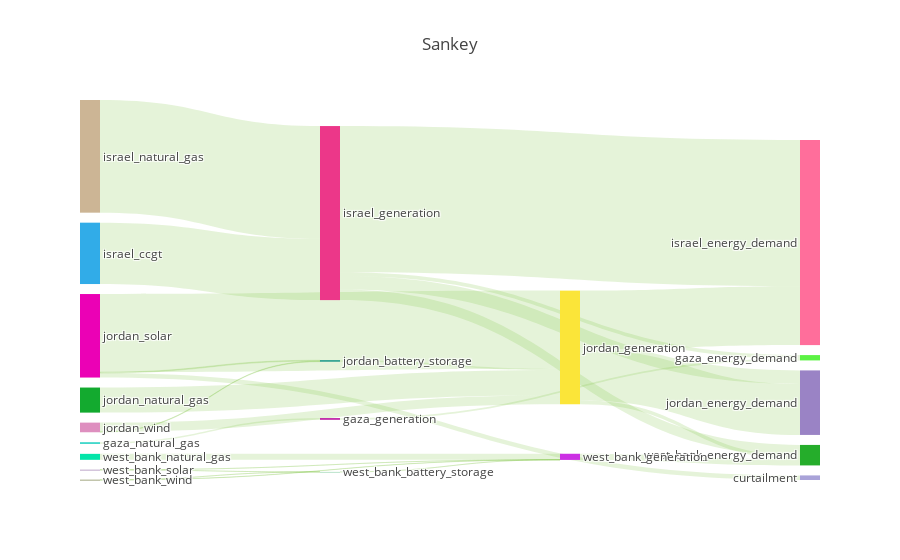

Notebook source saved alongside this figure:
### Code cell
import plotly.io as pio
import plotly.graph_objs as go
from plotly.offline import download_plotlyjs, init_notebook_mode, plot, iplot
pio.renderers.default = 'iframe'

results['COO'].plot_flows_sankey()
plt.show()

### Figure 1 — Plotly figure (JSON) as saved in the notebook; plotly's stock layout.template omitted (floating-point values rounded to 4 significant figures)
{"data": [{"domain": {"x": [0, 1], "y": [0, 1]}, "link": {"color": ["rgba(127, 194, 65, 0.2)", "rgba(127, 194, 65, 0.2)", "rgba(127, 194, 65, 0.2)", "rgba(127, 194, 65, 0.2)", "rgba(127, 194, 65, 0.2)", "rgba(127, 194, 65, 0.2)", "rgba(127, 194, 65, 0.2)", "rgba(127, 194, 65, 0.2)", "rgba(127, 194, 65, 0.2)", "rgba(127, 194, 65, 0.2)", "rgba(127, 194, 65, 0.2)", "rgba(127, 194, 65, 0.2)", "rgba(127, 194, 65, 0.2)", "rgba(127, 194, 65, 0.2)", "rgba(127, 194, 65, 0.2)", "rgba(127, 194, 65, 0.2)", "rgba(127, 194, 65, 0.2)", "rgba(127, 194, 65, 0.2)", "rgba(127, 194, 65, 0.2)", "rgba(127, 194, 65, 0.2)", "rgba(127, 194, 65, 0.2)", "rgba(127, 194, 65, 0.2)", "rgba(127, 194, 65, 0.2)", "rgba(127, 194, 65, 0.2)", "rgba(127, 194, 65, 0.2)", "rgba(127, 194, 65, 0.2)", "rgba(127, 194, 65, 0.2)", "rgba(127, 194, 65, 0.2)", "rgba(127, 194, 65, 0.2)", "rgba(127, 194, 65, 0.2)", "rgba(127, 194, 65, 0.2)", "rgba(127, 194, 65, 0.2)", "rgba(127, 194, 65, 0.2)", "rgba(127, 194, 65, 0.2)", "rgba(127, 194, 65, 0.2)", "rgba(127, 194, 65, 0.2)", "rgba(127, 194, 65, 0.2)", "rgba(127, 194, 65, 0.2)", "rgba(127, 194, 65, 0.2)", "rgba(127, 194, 65, 0.2)", "rgba(127, 194, 65, 0.2)", "rgba(127, 194, 65, 0.2)", "rgba(127, 194, 65, 0.2)", "rgba(127, 194, 65, 0.2)", "rgba(127, 194, 65, 0.2)", "rgba(127, 194, 65, 0.2)", "rgba(127, 194, 65, 0.2)", "rgba(127, 194, 65, 0.2)", "rgba(127, 194, 65, 0.2)", "rgba(127, 194, 65, 0.2)", "rgba(127, 194, 65, 0.2)", "rgba(127, 194, 65, 0.2)"], "source": [0, 34, 2, 32, 4, 5, 5, 5, 39, 7, 8, 9, 35, 35, 35, 35, 11, 12, 12, 12, 13, 13, 13, 41, 15, 16, 17, 40, 40, 40, 19, 20, 21, 21, 21, 22, 22, 22, 43, 24, 25, 26, 42, 42, 42, 28, 29, 29, 29, 30, 30, 30], "target": [31, 32, 32, 31, 32, 33, 34, 32, 35, 35, 35, 35, 31, 36, 37, 38, 35, 33, 39, 35, 33, 39, 35, 40, 40, 40, 40, 36, 37, 38, 40, 40, 33, 41, 40, 33, 41, 40, 42, 42, 42, 42, 36, 37, 38, 42, 33, 43, 42, 33, 43, 42], "value": [0, 0, 0, 700400.0, 700400.0, 0, 0, 0, 0, 26900000.0, 0, 0, 1634000.0, 64120000.0, 5939000.0, 4596000.0, 49390000.0, 0, 0, 0, 0, 0, 0, 610800.0, 0, 0, 0, 25780000.0, 22340000.0, 1689000.0, 10990000.0, 0, 2010000.0, 375300.0, 34220000.0, 0, 235500.0, 3989000.0, 1756.0, 0, 0, 0, 0, 0, 2694000.0, 2615000.0, 0, 284.2, 3464.0, 0, 1472.0, 73400.0]}, "node": {"color": ["999071", "5b05de", "63f355", "27a390", "26d2c3", "865a85", "4cf16b", "31ace8", "da4a86", "b6dac3", "548ccb", "ccb595", "b998ab", "efa7a3", "e285ba", "657a43", "33c6a1", "ea0839", "252f72", "13aa2f", "173ca7", "eb01b5", "de8fbf", "4c5953", "07ed22", "4b9b81", "1807e8", "95cd8f", "03e5a9", "7a4d92", "465105", "5cf244", "ba11a0", "a9a3d8", "84dbed", "ec3789", "ff6e9b", "9a83c5", "25ad2b", "a5a986", "fbe539", "099182", "cc30e4", "75c796"], "label": ["egypt_generation", "gaza_battery_storage", "gaza_diesel", "gaza_generation", "gaza_natural_gas", "gaza_solar", "israel_battery_storage", "israel_ccgt", "israel_coal", "israel_diesel", "israel_generation", "israel_natural_gas", "israel_solar", "israel_wind", "jordan_battery_storage", "jordan_ccgt", "jordan_coal", "jordan_diesel", "jordan_generation", "jordan_natural_gas", "jordan_shale", "jordan_solar", "jordan_wind", "west_bank_battery_storage", "west_bank_ccgt", "west_bank_coal", "west_bank_diesel", "west_bank_generation", "west_bank_natural_gas", "west_bank_solar", "west_bank_wind", "gaza_energy_demand", "gaza_generation", "curtailment", "gaza_battery_storage", "israel_generation", "israel_energy_demand", "jordan_energy_demand", "west_bank_energy_demand", "israel_battery_storage", "jordan_generation", "jordan_battery_storage", "west_bank_generation", "west_bank_battery_storage"], "line": {"color": "black", "width": 0}, "pad": 10}, "orientation": "h", "type": "sankey", "valueformat": ".0f"}], "layout": {"autosize": true, "font": {"size": 12}, "title": {"text": "Sankey"}}}
